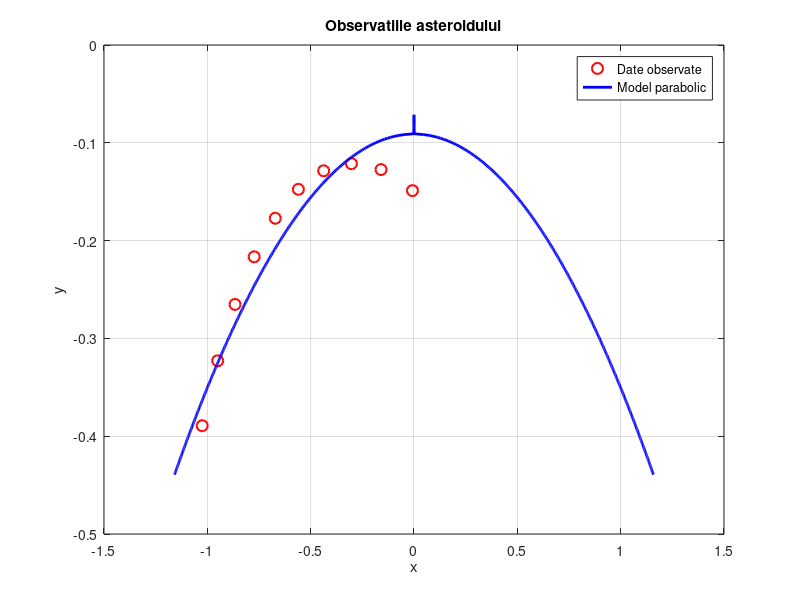

Reproduce this figure in MATLAB.
clc;
clear;
close all;

x = [-1.024940 -0.949898 -0.866114 -0.773392 -0.671372 ...
     -0.559524 -0.437067 -0.302909 -0.159493 -0.007464]';

y = [-0.389269 -0.322894 -0.265256 -0.216557 -0.177152 ...
     -0.147582 -0.128618 -0.121353 -0.127348 -0.148895]';

n = length(x);

%  MODEL ELIPSOIDAL
%  x^2 = a*y^2 + b*x*y + c*x + d*y + e

A_ell = [y.^2, x.*y, x, y, ones(n,1)];
b_ell = x.^2;

% Ecuatii normale
coef_ell_normal = (A_ell' * A_ell) \ (A_ell' * b_ell);

% QR
[Qe, Re] = qr(A_ell, 0);
coef_ell_qr = Re \ (Qe' * b_ell);

% Reziduuri
res_ell = A_ell * coef_ell_qr - b_ell;
SSE_ell = norm(res_ell)^2;
sigma2_ell = SSE_ell / (n - 5);

disp('MODEL ELIPSOIDAL');
disp('Coeficienti [a b c d e] prin QR:');
disp(coef_ell_qr);
fprintf('SSE elipsoidal = %.10f\n', SSE_ell);
fprintf('Estimare varianta eroarii = %.10f\n\n', sigma2_ell);

%  MODEL PARABOLIC
%  x^2 = a*y + e

A_par = [y, ones(n,1)];
b_par = x.^2;

% Ecuatii normale
coef_par_normal = (A_par' * A_par) \ (A_par' * b_par);

% QR
[Qp, Rp] = qr(A_par, 0);
coef_par_qr = Rp \ (Qp' * b_par);

% Reziduuri
res_par = A_par * coef_par_qr - b_par;
SSE_par = norm(res_par)^2;
sigma2_par = SSE_par / (n - 2);

disp('MODEL PARABOLIC');
disp('Coeficienti [a e] prin QR:');
disp(coef_par_qr);
fprintf('SSE parabolic = %.10f\n', SSE_par);
fprintf('Estimare varianta eroarii = %.10f\n\n', sigma2_par);

%  COMPARATIE

if SSE_ell < SSE_par
    disp('Modelul elipsoidal pare mai probabil (are eroare mai mica).');
else
    disp('Modelul parabolic pare mai probabil (are eroare mai mica).');
end

figure;
plot(x, y, 'ro', 'MarkerSize', 8, 'LineWidth', 1.5);
hold on;
grid on;
xlabel('x');
ylabel('y');
title('Observatiile asteroidului');

% Curba parabola din modelul x^2 = a*y + e
a_par = coef_par_qr(1);
e_par = coef_par_qr(2);

yy = linspace(min(y)-0.05, max(y)+0.05, 400)';
xx_par = sqrt(max(a_par * yy + e_par, 0));
plot( xx_par, yy, 'b-', 'LineWidth', 2);
plot(-xx_par, yy, 'b-', 'LineWidth', 2);

legend('Date observate', 'Model parabolic', 'Location', 'best');
